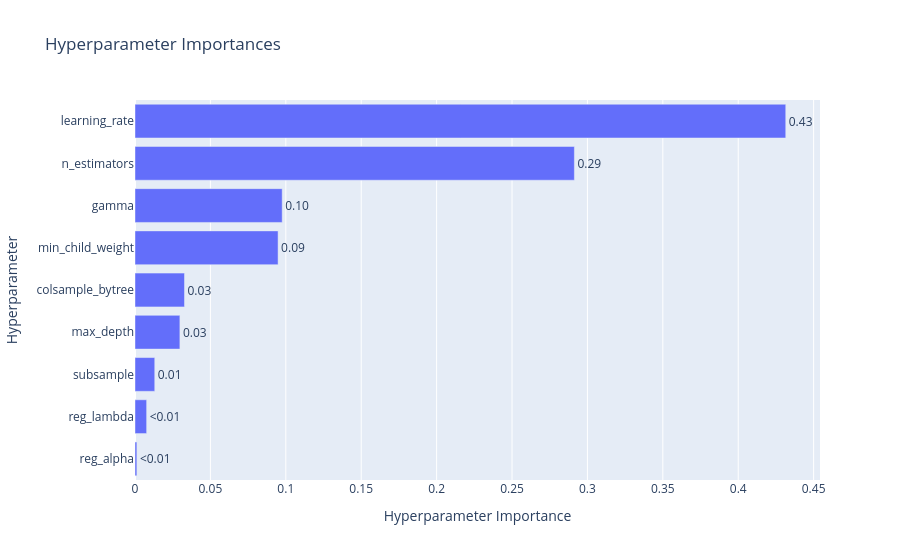

Notebook source saved alongside this figure:
### Code cell
# hyperparameter importance plot
optuna.visualization.plot_param_importances(study)

### Figure 1 — Plotly figure (JSON) as saved in the notebook; plotly's stock layout.template omitted (floating-point values rounded to 4 significant figures)
{"data": [{"cliponaxis": false, "hovertemplate": ["reg_alpha (FloatDistribution): 0.0012427577554321165<extra></extra>", "reg_lambda (FloatDistribution): 0.007721661503426612<extra></extra>", "subsample (FloatDistribution): 0.013099462411513167<extra></extra>", "max_depth (IntDistribution): 0.029765595847184245<extra></extra>", "colsample_bytree (FloatDistribution): 0.03281437065638647<extra></extra>", "min_child_weight (IntDistribution): 0.09487931972196928<extra></extra>", "gamma (FloatDistribution): 0.09760616499223922<extra></extra>", "n_estimators (IntDistribution): 0.29135647820658034<extra></extra>", "learning_rate (FloatDistribution): 0.4315141889052687<extra></extra>"], "name": "Objective Value", "orientation": "h", "text": ["<0.01", "<0.01", "0.01", "0.03", "0.03", "0.09", "0.10", "0.29", "0.43"], "textposition": "outside", "type": "bar", "x": [0.001243, 0.007722, 0.0131, 0.02977, 0.03281, 0.09488, 0.09761, 0.2914, 0.4315], "y": ["reg_alpha", "reg_lambda", "subsample", "max_depth", "colsample_bytree", "min_child_weight", "gamma", "n_estimators", "learning_rate"]}], "layout": {"title": {"text": "Hyperparameter Importances"}, "xaxis": {"title": {"text": "Hyperparameter Importance"}}, "yaxis": {"title": {"text": "Hyperparameter"}}}}
